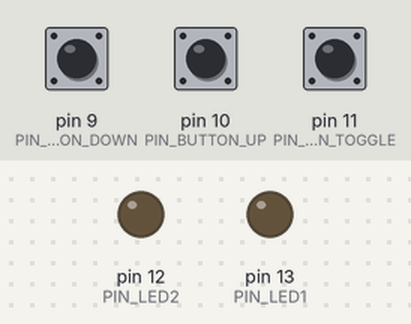
Bench run of a program on a simulated Arduino Uno, built with avr-gcc and run on an emulated ATmega328P. Parts: output pins drawn as LEDs (lit = HIGH). Dashed ring = blinking. The test bench sets the inputs (shaded band); at power-on: pin 11 (PIN_BUTTON_TOGGLE) HIGH, pin 9 (PIN_BUTTON_DOWN) HIGH, pin 10 (PIN_BUTTON_UP) HIGH. What the program prints to the serial monitor is not drawn.

Above: at 1.2 s.
1.3 s: pin 11 (PIN_BUTTON_TOGGLE) pulled LOW for 0.15 s
At 2.1 s:
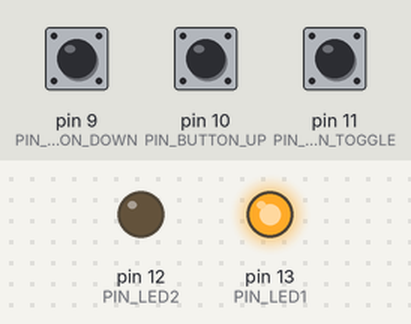
2.9 s: pin 9 (PIN_BUTTON_DOWN) pulled LOW for 0.15 s
4.5 s: pin 10 (PIN_BUTTON_UP) pulled LOW for 0.15 s
6.1 s: pin 9 (PIN_BUTTON_DOWN) pulled LOW for 1 s
8.6 s: pin 11 (PIN_BUTTON_TOGGLE) pulled LOW for 1 s
At 8.75 s:
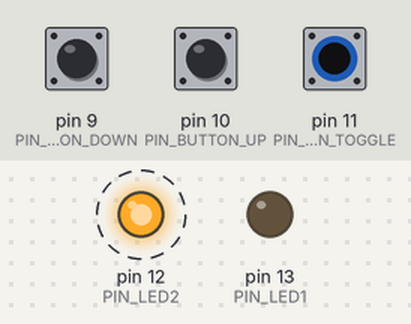
11.6 s: pin 9 (PIN_BUTTON_DOWN) driven LOW
At 11.86 s:
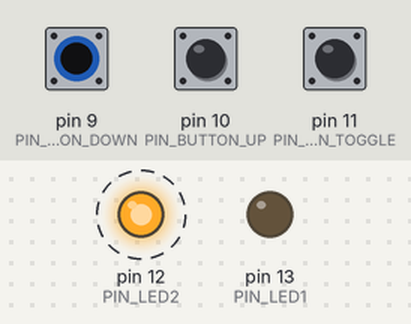
Timing chart, 0 to 15.6 s (numbered marks = the images above; inputs shaded):
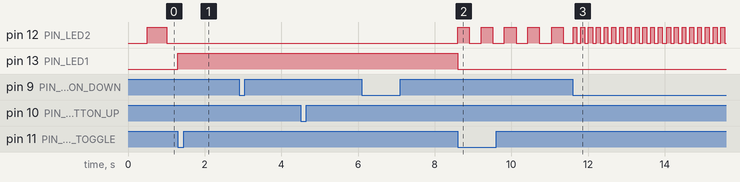

The program:

main.cpp
```cpp
#include <Arduino.h>

// Drivers
#include "ButtonDriver.h"
#include "LedDriver.h"
#include "serial_stdio.h"

// Task classes
#include "TaskToggleLedOnButtonPress.h"
#include "TaskChangeLedBlinkInterval.h"
#include "TaskBlinkLedOnInterval.h"
#include "TaskIdle.h"

// Pin assignments
constexpr uint8_t PIN_LED1 = 13;
constexpr uint8_t PIN_LED2 = 12;
constexpr uint8_t PIN_BUTTON_TOGGLE = 11;
constexpr uint8_t PIN_BUTTON_UP = 10;
constexpr uint8_t PIN_BUTTON_DOWN = 9;

// Driver objects
ButtonDriver buttonToggle(PIN_BUTTON_TOGGLE);
LedDriver led1(PIN_LED1);
ButtonDriver buttonUp(PIN_BUTTON_UP);
ButtonDriver buttonDown(PIN_BUTTON_DOWN);
LedDriver led2(PIN_LED2);

static int g_blinkInterval = 500;
static bool g_led2State = false;

// Task objects
TaskToggleLedOnButtonPress taskToggle(buttonToggle, led1);
TaskChangeLedBlinkInterval taskChangeInterval(buttonUp, buttonDown, g_blinkInterval);
TaskBlinkLedOnInterval taskBlink(led2, led1, g_blinkInterval, g_led2State);
TaskIdle taskIdle(led1, led2, g_blinkInterval, g_led2State);

void setup()
{
  Serial.begin(9600);
  init_stdio();
  // Initialize drivers
  buttonToggle.begin();
  buttonUp.begin();
  buttonDown.begin();
  led1.begin();
  led2.begin();
}

void loop()
{
  // Non-preemptive round-robin calls
  taskToggle.runTask();         // Toggle LED1 if button pressed
  taskBlink.runTask();          // Blink LED2 if LED1 is off
  taskChangeInterval.runTask(); // Up/Down button => change blinkInterval
  taskIdle.runTask();           // Print system status occasionally

  // Slow down the loo a bit
  delay(10);
}
```

GlobalState.h
```cpp
#ifndef GLOBAL_STATE_H
#define GLOBAL_STATE_H

#include <Arduino.h>

extern bool g_led1State;
extern int g_blinkInterval;
extern int g_currentCounter;

#endif
```

TaskBlinkLedOnInterval.h
```cpp
#ifndef TASK_BLINK_LED_ON_INTERVAL_H
#define TASK_BLINK_LED_ON_INTERVAL_H

#include <Arduino.h>
#include "LedDriver.h"

/**
 * Blinks LED2 only if LED1 is OFF.
 * Tied to a shared blinkInterval (in ms).
 * Also updates a bool &led2State to reflect ON/OFF.
 */
class TaskBlinkLedOnInterval
{
private:
    LedDriver &led2;
    LedDriver &led1;
    int &blinkInterval;
    bool &led2State;
    unsigned long prevTime;

public:
    TaskBlinkLedOnInterval(LedDriver &led2Ref, LedDriver &led1Ref, int &bInterval, bool &led2St);
    void runTask();
};

#endif
```

TaskChangeLedBlinkInterval.h
```cpp
#ifndef TASK_CHANGE_LED_BLINK_INTERVAL_H
#define TASK_CHANGE_LED_BLINK_INTERVAL_H

#include <Arduino.h>
#include "ButtonDriver.h"

/**
 * Adjusts a shared blinkInterval by ±200 ms
 * using two buttons (Up / Down).
 */
class TaskChangeLedBlinkInterval
{
private:
    ButtonDriver &btnUp;
    ButtonDriver &btnDown;
    int &blinkIntervalRef; // reference to a shared variable

public:
    TaskChangeLedBlinkInterval(ButtonDriver &up, ButtonDriver &down, int &blinkRef);
    void runTask();
};

#endif
```

TaskIdle.h
```cpp
#ifndef TASK_IDLE_H
#define TASK_IDLE_H

#include <Arduino.h>
#include "LedDriver.h"

/**
 * Prints system status every second:
 *  - LED1 state
 *  - LED2 state
 *  - Current blink interval
 */
class TaskIdle
{
private:
    LedDriver &led1;
    LedDriver &led2;
    int &blinkIntervalRef;
    bool &led2StateRef; // track actual LED2 ON/OFF

    unsigned long lastReportTime;
    const unsigned long reportInterval;

public:
    TaskIdle(LedDriver &led1Ref, LedDriver &led2Ref, int &intervalRef, bool &led2State);
    void runTask();
};

#endif
```

TaskToggleLedOnButtonPress.h
```cpp
#ifndef TASK_TOGGLE_LED_ON_BUTTON_PRESS_H
#define TASK_TOGGLE_LED_ON_BUTTON_PRESS_H

#include <Arduino.h>
#include "ButtonDriver.h"
#include "LedDriver.h"

class TaskToggleLedOnButtonPress
{
private:
    ButtonDriver &button;
    LedDriver &led1;

public:
    TaskToggleLedOnButtonPress(ButtonDriver &btn, LedDriver &ledRef);
    void runTask();
};

#endif
```

serial_stdio.h
```cpp
#ifndef SERIAL_STDIO_H
#define SERIAL_STDIO_H

#include <stdio.h>

void init_stdio();

#endif
```

serial_stdio.cpp
```cpp
#include "serial_stdio.h"
#include <Arduino.h>

static int uart_putchar(char c, FILE *stream)
{
    if (c == '\n')
    {
        Serial.write('\r');
    }
    Serial.write(c);
    return 0;
}

static int uart_getchar(FILE *stream)
{
    while (!Serial.available())
        ;
    return Serial.read();
}

static FILE uart_stream;

void init_stdio()
{
    fdev_setup_stream(&uart_stream, uart_putchar, uart_getchar, _FDEV_SETUP_RW);
    stdout = &uart_stream;
    stdin = &uart_stream;
}
```

GlobalState.cpp
```cpp
#include "GlobalState.h"

bool g_led1State = false;
int g_blinkInterval = 500;
int g_currentCounter = 0;
```

TaskBlinkLedOnInterval.cpp
```cpp
#include "TaskBlinkLedOnInterval.h"

TaskBlinkLedOnInterval::TaskBlinkLedOnInterval(LedDriver &led2Ref,
                                               LedDriver &led1Ref,
                                               int &bInterval,
                                               bool &led2St)
    : led2(led2Ref), led1(led1Ref),
      blinkInterval(bInterval),
      led2State(led2St),
      prevTime(0)
{
    led2State = false;
}

void TaskBlinkLedOnInterval::runTask()
{
    if (!led1.isOn())
    {
        unsigned long now = millis();
        if (now - prevTime >= (unsigned long)blinkInterval)
        {
            prevTime = now;
            led2State = !led2State;
            if (led2State)
            {
                led2.on();
            }
            else
            {
                led2.off();
            }
        }
    }
    else
    {
        led2.off();
        led2State = false;
    }
}
```

TaskChangeLedBlinkInterval.cpp
```cpp
#include "TaskChangeLedBlinkInterval.h"

TaskChangeLedBlinkInterval::TaskChangeLedBlinkInterval(ButtonDriver &up,
                                                       ButtonDriver &down,
                                                       int &blinkRef)
    : btnUp(up), btnDown(down), blinkIntervalRef(blinkRef)
{
}

void TaskChangeLedBlinkInterval::runTask()
{
    btnUp.update();
    if (btnUp.wasJustPressed())
    {
        blinkIntervalRef += 200;
        Serial.print("Blink interval increased => ");
        Serial.print(blinkIntervalRef);
        printf(" ms");
    }

    // Check Down button
    btnDown.update();
    if (btnDown.wasJustPressed())
    {
        if (blinkIntervalRef > 200)
        {
            blinkIntervalRef -= 200;
        }
        Serial.print("Blink interval decreased => ");
        Serial.print(blinkIntervalRef);
        printf(" ms");
    }
}
```

TaskIdle.cpp
```cpp
#include "TaskIdle.h"

TaskIdle::TaskIdle(LedDriver &led1Ref,
                   LedDriver &led2Ref,
                   int &intervalRef,
                   bool &led2State)
    : led1(led1Ref), led2(led2Ref),
      blinkIntervalRef(intervalRef),
      led2StateRef(led2State),
      lastReportTime(0),
      reportInterval(1000) // print once per second
{
}

void TaskIdle::runTask()
{
    unsigned long now = millis();
    if (now - lastReportTime >= reportInterval)
    {
        lastReportTime = now;

        printf("=== SYSTEM STATUS ===");
        Serial.print("LED1: ");
        printf(led1.isOn() ? "ON" : "OFF");

        Serial.print("LED2: ");
        printf(led2StateRef ? "ON" : "OFF");

        Serial.print("Blink Interval: ");
        Serial.print(blinkIntervalRef);
        printf(" ms");
        printf("=====================");
    }
}
```

TaskToggleLedOnButtonPress.cpp
```cpp
#include "TaskToggleLedOnButtonPress.h"

TaskToggleLedOnButtonPress::TaskToggleLedOnButtonPress(ButtonDriver &btn, LedDriver &ledRef)
    : button(btn), led1(ledRef)
{
}

void TaskToggleLedOnButtonPress::runTask()
{
    button.update();
    if (button.wasJustPressed())
    {
        led1.toggle();
        Serial.print("LED1 toggled => ");
        printf(led1.isOn() ? "ON" : "OFF");
    }
}
```

ButtonDriver.h
```cpp
#ifndef BUTTON_DRIVER_H
#define BUTTON_DRIVER_H

#include <Arduino.h>

class ButtonDriver
{
private:
    uint8_t pin;
    bool lastState;
    bool pressedEvent;

public:
    explicit ButtonDriver(uint8_t pinNumber);
    void begin();
    void update();
    bool wasJustPressed();
    bool isHeldDown();
};

#endif
```

LedDriver.h
```cpp
#ifndef LED_DRIVER_H
#define LED_DRIVER_H

#include <Arduino.h>

class LedDriver
{
private:
    uint8_t pin;
    bool state; // true if ON, false if OFF

public:
    explicit LedDriver(uint8_t pinNumber);
    void begin();
    void on();
    void off();
    void toggle();
    bool isOn() const;
};

#endif
```

ButtonDriver.cpp
```cpp
#include "ButtonDriver.h"

ButtonDriver::ButtonDriver(uint8_t pinNumber)
    : pin(pinNumber),
      lastState(false),
      pressedEvent(false)
{
}

void ButtonDriver::begin()
{
    pinMode(pin, INPUT_PULLUP);
    lastState = (digitalRead(pin) == LOW);
}

void ButtonDriver::update()
{
    pressedEvent = false;
    bool currentState = (digitalRead(pin) == LOW);

    if (!lastState && currentState)
    {
        pressedEvent = true;
    }

    lastState = currentState;
}

bool ButtonDriver::wasJustPressed()
{
    return pressedEvent;
}

bool ButtonDriver::isHeldDown()
{
    return lastState;
}
```

LedDriver.cpp
```cpp
#include "LedDriver.h"

LedDriver::LedDriver(uint8_t pinNumber)
    : pin(pinNumber),
      state(false)
{
}

void LedDriver::begin()
{
    pinMode(pin, OUTPUT);
    off();
}

void LedDriver::on()
{
    state = true;
    digitalWrite(pin, HIGH);
}

void LedDriver::off()
{
    state = false;
    digitalWrite(pin, LOW);
}

void LedDriver::toggle()
{
    if (state)
    {
        off();
    }
    else
    {
        on();
    }
}

bool LedDriver::isOn() const
{
    return state;
}
```

Measured:
- after the input at 1.3 s, pin 12 (PIN_LED2): stays LOW (without the input it goes to HIGH after 0.20 s); pin 13 (PIN_LED1): LOW → HIGH at once
- after the input at 2.9 s, every drawn part: stays the same
- after the input at 4.5 s, every drawn part: stays the same
- after the input at 6.1 s, every drawn part: stays the same
- after the input at 8.6 s, pin 12 (PIN_LED2): alternates HIGH for 0.30 s and LOW for 0.31 s, starting at once; pin 13 (PIN_LED1): HIGH → LOW at once
- after the input at 11.6 s, pin 12 (PIN_LED2): alternates HIGH for 0.10 s and LOW for 0.10 s, starting at once
